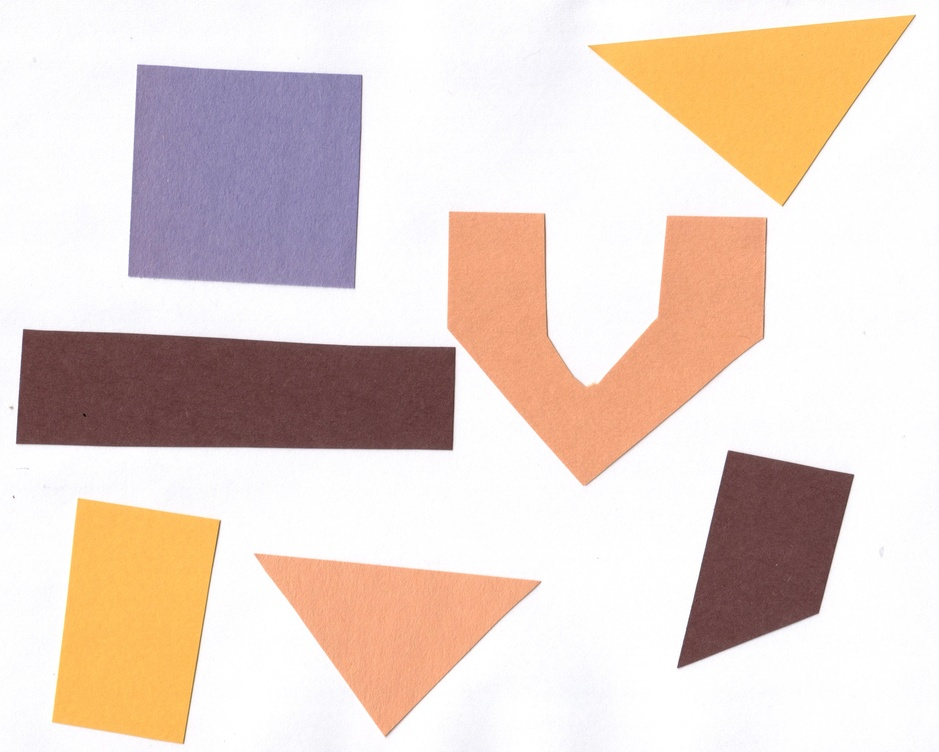
#> input picture data/shapes-01.jpg, 939 x 752 px, shrunk from 3068 x 2457 before the run
$ jupyter execute 6-Thresholding.ipynb   (shell and % lines are left out)
#> lines starting #> are read from the running program, lines starting #| are printed output that depends on the picture; after the words box and inside, x2 and y2 are one past the last pixel; in counts of white or black regions, pixels touching at a corner belong together; long printed decimals are rounded
# Thresholding

Thresholding is a type of image segmentation where pixels of an image are changed to make it easier to analyze the image. Generally an image is cnevrted from grayscale or RGB to binary scale (completely black and white). Thresholding is used to select an area that you are interested in whie ignoring the rest of the image.

[cell 1]
import skimage.io as skio
import matplotlib.pyplot as plt
import skimage.filters
import skimage.color
import numpy as np

[cell 2]
image = skio.imread("data/shapes-01.jpg")
#> image is the input picture: shape (752, 939, 3); mean R, G, B 229.6, 212.3, 203.6
plt.subplots()
plt.imshow(image)

[cell 3]
# convert image to grayscale
gray_image = skimage.color.rgb2gray(image)
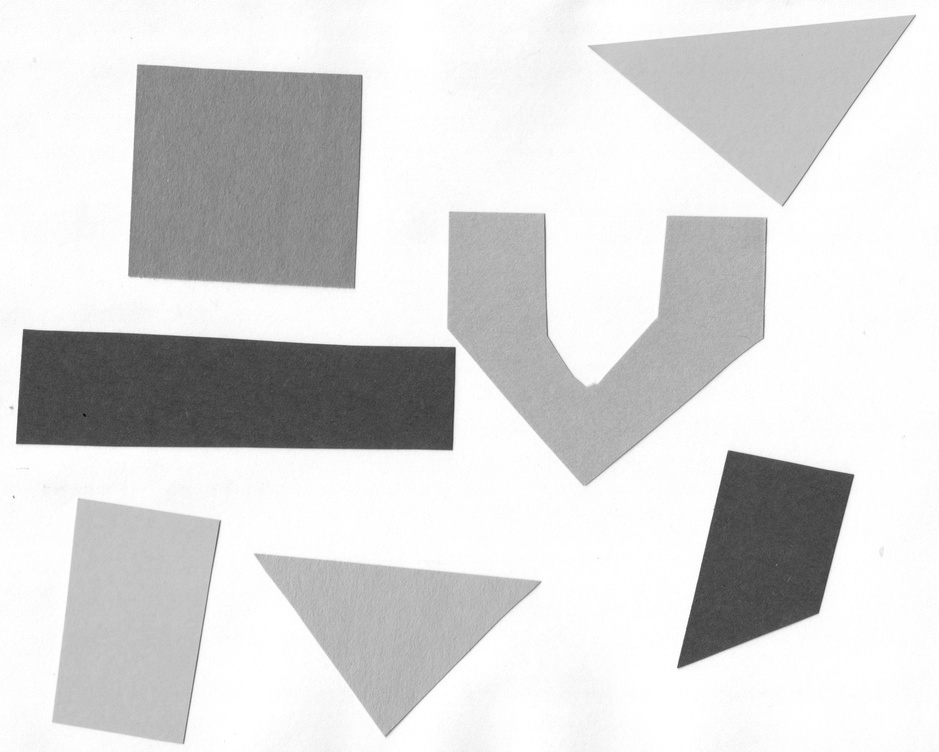
#> gray_image: shape (752, 939) float64; min 0.0183, max 1, mean 0.844
# blur the image
blurred_image = skimage.filters.gaussian(gray_image, sigma = 1.0)
# plot blurred image
plt.subplots()
plt.imshow(blurred_image, cmap="gray")

[cell 4]
#Plotting histogram to figure out a good value of th
histogram, bin_edges = np.histogram(blurred_image, bins= 256, range = (0.0,1.0))
#> histogram = 256 values, max 161677 at index 254, min 0 at index 0, mean 2758.3; bin_edges = 257 values from 0 to 1
plt.figure()
plt.plot(bin_edges[0:-1], histogram)
plt.title("Graylevel Histogram")
plt.xlabel("Colour Values")
plt.ylabel("Pixel Counts")
plt.xlim([0.0,1.0])
#> figure, not shown here; curve peaks at x = 0.992, y = 161677

[cell 5]
th = 0.8

binary_mask = blurred_image < th
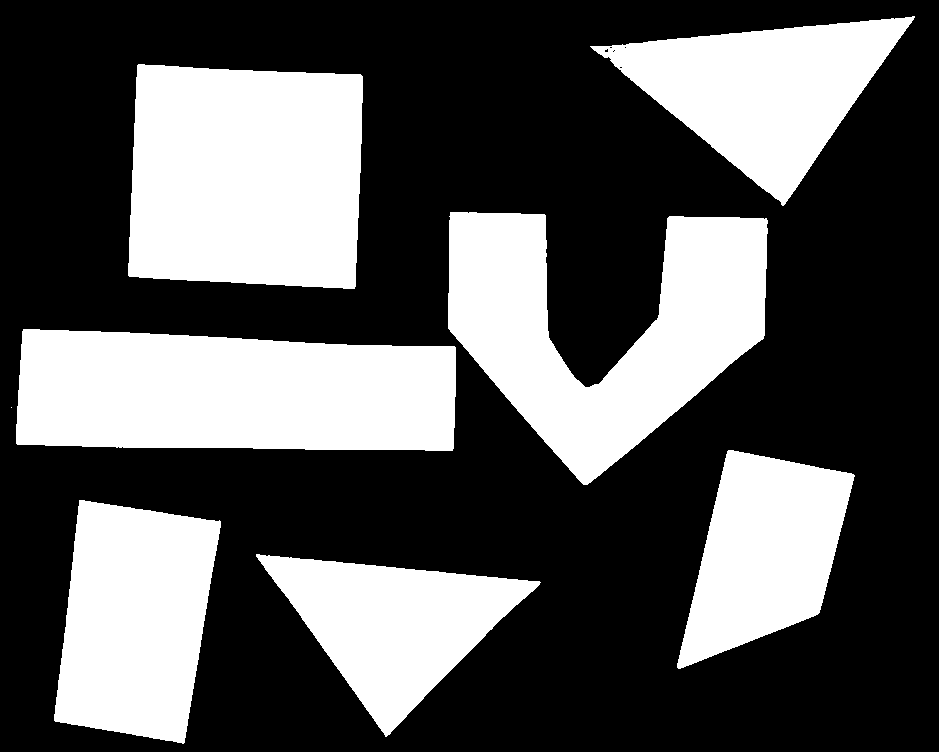
#> binary_mask: shape (752, 939) bool; 35.4% white; 8 white regions (1 under 20 px), largest, box (x1, y1, x2, y2) and area: (128, 64, 363, 289) 48574, (16, 329, 456, 451) 48102, (448, 212, 768, 485) 45575

[cell 6]
blurred_image.shape
#> Out = (752, 939)

[cell 7]
binary_mask.shape
#> Out = (752, 939)

[cell 8]
binary_mask.dtype

[cell 9]
plt.subplots()
plt.imshow(binary_mask, cmap="gray")

[cell 10]
image = skio.imread("data/shapes-02.jpg")
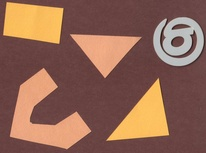
#> input picture data/shapes-02.jpg, 206 x 153 px, shrunk from 672 x 499 before the run
#> image is the input picture: shape (153, 206, 3); mean R, G, B 144.1, 101.6, 83.9
plt.subplots()
plt.imshow(image)

[cell 11]
gray_image = skimage.color.rgb2gray(image)
#> gray_image: shape (153, 206) float64
blurred_image = skimage.filters.gaussian(gray_image, sigma=1.0)
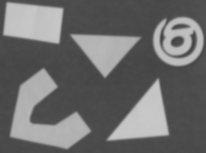
#> blurred_image: shape (153, 206) float64; min 0.26, max 0.788, mean 0.429
plt.subplots()
plt.imshow(blurred_image, cmap="gray")

[cell 12]
histogram, bin_edges = np.histogram(blurred_image, bins=256, range = (0.0,1.0))
#> histogram = 256 values, max 3958 at index 75, min 0 at index 0, mean 123.1
plt.figure()
plt.plot(bin_edges[0:-1],histogram)
plt.title("Grayscale Histogram")
plt.xlabel("Values")
plt.ylabel("Pixel counts")
plt.xlim([0.0,1.0])
#> figure, not shown here; curve peaks at x = 0.293, y = 3958

[cell 13]
th = 0.6
binary_mask = blurred_image > th
#> binary_mask: shape (153, 206) bool; 28.5% white; 5 white regions, box (x1, y1, x2, y2) and area: (11, 70, 90, 148) 2615, (4, 3, 63, 43) 1889, (108, 80, 168, 140) 1762, (72, 35, 138, 76) 1392, (154, 18, 203, 65) 1320
plt.subplots()
plt.imshow(binary_mask, cmap="gray")

**Automatic Thresholding** - determined threshold value automatically using Otsu's method.

[cell 14]
image =skio.imread("data/maize-root-cluster.jpg")
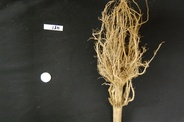
#> input picture data/maize-root-cluster.jpg, 184 x 122 px, shrunk from 602 x 400 before the run
#> image is the input picture: shape (122, 184, 3); mean R, G, B 70.5, 66.4, 54.4
plt.subplots()
plt.imshow(image)

[cell 15]
gray_image = skimage.color.rgb2gray(image)
#> gray_image: shape (122, 184) float64
blurred_image= skimage.filters.gaussian(gray_image, sigma = 1.0)
#> blurred_image: shape (122, 184) float64
histogram, bin_edges = np.histogram(blurred_image, bins = 256, range=(0.0,1.0))
#> histogram = 256 values, max 863 at index 59, min 0 at index 0, mean 87.69
plt.subplots()
plt.plot(bin_edges[0:-1], histogram)
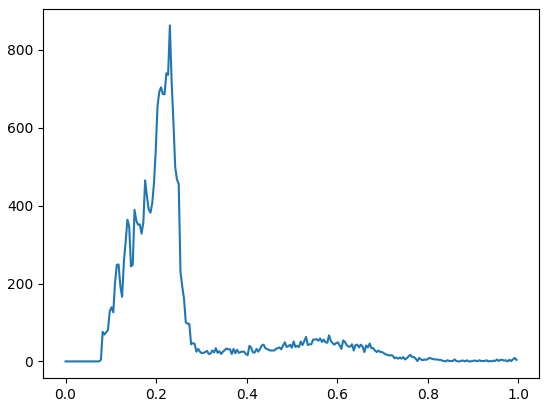
#> figure drawn by matplotlib, 1 panel; curve peaks at x = 0.23, y = 863

[cell 16]
# from the above histigram it is not obvious what the th value should be
# many real world problems have plots like these
# In such scenarios, it is easier to use automatic thresholding
# If there are multiple peaks then otsu's multiple method can be used
th = skimage.filters.threshold_otsu(blurred_image)
#> th = 0.388
print(th)
#| 0.3876

[cell 17]
binary_mask = blurred_image > th
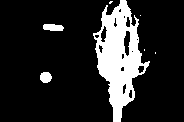
#> binary_mask: shape (122, 184) bool; 15.8% white; 7 white regions (4 under 20 px), largest, box (x1, y1, x2, y2) and area: (93, 0, 150, 122) 3296, (43, 24, 64, 31) 124, (40, 72, 52, 83) 106
plt.subplots()
plt.imshow(binary_mask, cmap="gray")

[cell 18]
#area
np.sum(binary_mask)
#> Out = 3539

[cell 19]
np.count_nonzero(binary_mask)
#> Out = 3539

[cell 20]
# proportion of pixels that are True in the image -> density
np.sum(binary_mask) / (binary_mask.shape[0] * binary_mask.shape[1])
#> Out = 0.158

### Thresholding in a bacteria colony image

Task:
1. Plot and inspect the grayscale histogram of the image to determine a good threshold value for the image.
2. Create a binary mask that leaves the pixels in the bacteria colonies “on” while turning the rest of the pixels in the image “off”.

[cell 21]
image = skio.imread("data/colonies-01.tif")
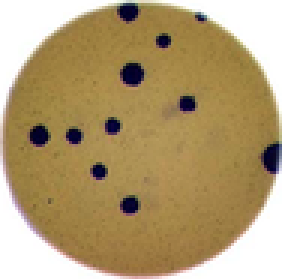
#> input picture data/colonies-01.tif, 94 x 93 px, shrunk from 306 x 303 before the run (shown 3 times larger)
#> image is the input picture: shape (93, 94, 3); mean R, G, B 177.6, 155.8, 113.8
plt.subplots()
plt.imshow(image)

[cell 22]
gray_image = skimage.color.rgb2gray(image)
#> gray_image: shape (93, 94) float64
blurred_image = skimage.filters.gaussian(gray_image, sigma=1.0)
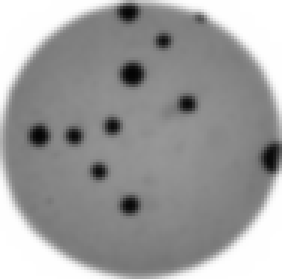
#> blurred_image: shape (93, 94) float64 (shown 3 times larger); min 0.0177, max 1, mean 0.617
plt.subplots()
plt.imshow(blurred_image, cmap="gray")

[cell 23]
histogram, bin_edges = np.histogram(blurred_image, bins = 256, range=(0.0,1.0))
#> histogram = 256 values, max 1310 at index 255, min 0 at index 0, mean 34.15
plt.subplots()
plt.plot(bin_edges[0:-1], histogram)
#> figure, not shown here; curve peaks at x = 0.996, y = 1310

[cell 24]
th1 = 0.4
th2 = 0.2
binary_mask1 = blurred_image < th1
#> binary_mask1: shape (93, 94) bool; 4.6% white; 11 white regions (1 under 20 px), largest, box (x1, y1, x2, y2) and area: (86, 47, 94, 58) 62, (40, 20, 49, 29) 60, (9, 41, 17, 49) 51
binary_mask2 = blurred_image < th2
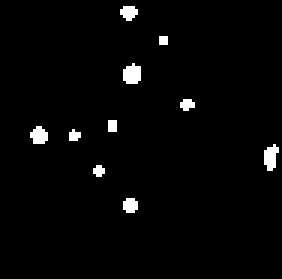
#> binary_mask2: shape (93, 94) bool (shown 3 times larger); 2.2% white; 10 white regions (5 under 20 px), largest, box (x1, y1, x2, y2) and area: (41, 21, 47, 28) 34, (88, 48, 93, 57) 31, (10, 42, 16, 48) 27, (40, 2, 46, 7) 22, (41, 66, 46, 71) 21
fig, ax = plt.subplots(1,2)
ax[0].imshow(binary_mask1, cmap="gray")
ax[1].imshow(binary_mask2, cmap="gray")
